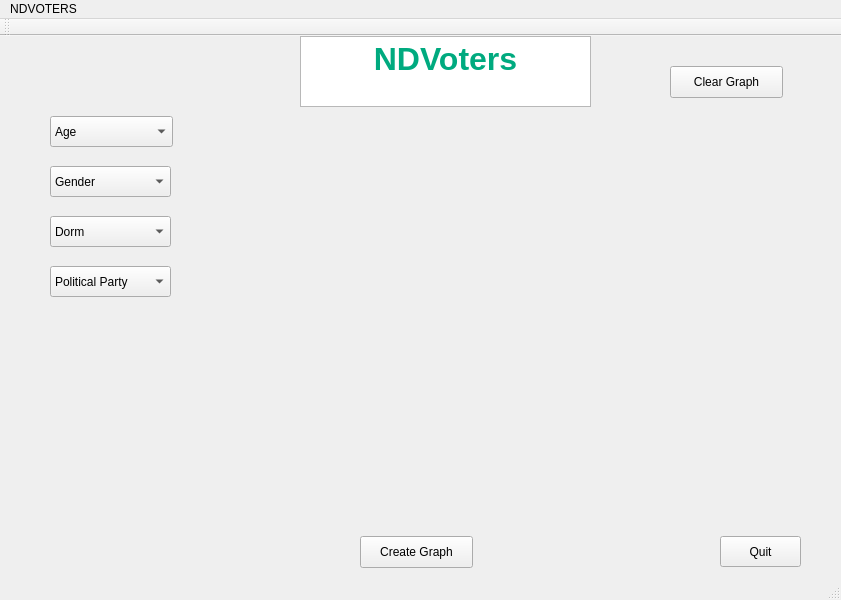
<?xml version="1.0" encoding="UTF-8"?>
<ui version="4.0">
 <class>MainWindow</class>
 <widget class="QMainWindow" name="MainWindow">
  <property name="geometry">
   <rect>
    <x>0</x>
    <y>0</y>
    <width>841</width>
    <height>600</height>
   </rect>
  </property>
  <property name="windowTitle">
   <string>MainWindow</string>
  </property>
  <widget class="QWidget" name="centralWidget">
   <widget class="QTextEdit" name="textEdit">
    <property name="geometry">
     <rect>
      <x>300</x>
      <y>0</y>
      <width>291</width>
      <height>71</height>
     </rect>
    </property>
    <property name="readOnly">
     <bool>true</bool>
    </property>
    <property name="html">
     <string>&lt;!DOCTYPE HTML PUBLIC &quot;-//W3C//DTD HTML 4.0//EN&quot; &quot;http://www.w3.org/TR/REC-html40/strict.dtd&quot;&gt;
&lt;html&gt;&lt;head&gt;&lt;meta name=&quot;qrichtext&quot; content=&quot;1&quot; /&gt;&lt;style type=&quot;text/css&quot;&gt;
p, li { white-space: pre-wrap; }
&lt;/style&gt;&lt;/head&gt;&lt;body style=&quot; font-family:'MS Shell Dlg 2'; font-size:7.8pt; font-weight:400; font-style:normal;&quot;&gt;
&lt;p align=&quot;center&quot; style=&quot; margin-top:0px; margin-bottom:0px; margin-left:0px; margin-right:0px; -qt-block-indent:0; text-indent:0px;&quot;&gt;&lt;span style=&quot; font-size:24pt; font-weight:600; color:#00aa7f;&quot;&gt;NDVoters&lt;/span&gt;&lt;/p&gt;&lt;/body&gt;&lt;/html&gt;</string>
    </property>
   </widget>
   <widget class="QComboBox" name="AgeDrop">
    <property name="geometry">
     <rect>
      <x>50</x>
      <y>80</y>
      <width>123</width>
      <height>31</height>
     </rect>
    </property>
    <property name="currentText">
     <string>Age</string>
    </property>
    <item>
     <property name="text">
      <string>Age</string>
     </property>
    </item>
    <item>
     <property name="text">
      <string>18</string>
     </property>
    </item>
    <item>
     <property name="text">
      <string>19</string>
     </property>
    </item>
    <item>
     <property name="text">
      <string>20</string>
     </property>
    </item>
    <item>
     <property name="text">
      <string>21</string>
     </property>
    </item>
    <item>
     <property name="text">
      <string>22</string>
     </property>
    </item>
    <item>
     <property name="text">
      <string>23</string>
     </property>
    </item>
    <item>
     <property name="text">
      <string>24</string>
     </property>
    </item>
    <item>
     <property name="text">
      <string>25</string>
     </property>
    </item>
   </widget>
   <widget class="QComboBox" name="GenderDrop">
    <property name="geometry">
     <rect>
      <x>50</x>
      <y>130</y>
      <width>121</width>
      <height>31</height>
     </rect>
    </property>
    <item>
     <property name="text">
      <string>Gender</string>
     </property>
    </item>
    <item>
     <property name="text">
      <string>Female</string>
     </property>
    </item>
    <item>
     <property name="text">
      <string>Male</string>
     </property>
    </item>
   </widget>
   <widget class="QComboBox" name="DormDrop">
    <property name="geometry">
     <rect>
      <x>50</x>
      <y>180</y>
      <width>121</width>
      <height>31</height>
     </rect>
    </property>
    <item>
     <property name="text">
      <string>Dorm</string>
     </property>
    </item>
    <item>
     <property name="text">
      <string>Alumni</string>
     </property>
    </item>
    <item>
     <property name="text">
      <string>Badin</string>
     </property>
    </item>
    <item>
     <property name="text">
      <string>Breen-Phillips</string>
     </property>
    </item>
    <item>
     <property name="text">
      <string>Carroll</string>
     </property>
    </item>
    <item>
     <property name="text">
      <string>Cavanaugh</string>
     </property>
    </item>
    <item>
     <property name="text">
      <string>Dillon</string>
     </property>
    </item>
    <item>
     <property name="text">
      <string>Duncan</string>
     </property>
    </item>
    <item>
     <property name="text">
      <string>Farley</string>
     </property>
    </item>
    <item>
     <property name="text">
      <string>Fisher</string>
     </property>
    </item>
    <item>
     <property name="text">
      <string>Howard</string>
     </property>
    </item>
    <item>
     <property name="text">
      <string>Keenan</string>
     </property>
    </item>
    <item>
     <property name="text">
      <string>Keough</string>
     </property>
    </item>
    <item>
     <property name="text">
      <string>Knott</string>
     </property>
    </item>
    <item>
     <property name="text">
      <string>Lewis</string>
     </property>
    </item>
    <item>
     <property name="text">
      <string>Lyons</string>
     </property>
    </item>
    <item>
     <property name="text">
      <string>McGlinn</string>
     </property>
    </item>
    <item>
     <property name="text">
      <string>Morrissey</string>
     </property>
    </item>
    <item>
     <property name="text">
      <string>O'Neill</string>
     </property>
    </item>
    <item>
     <property name="text">
      <string>Pangborn</string>
     </property>
    </item>
    <item>
     <property name="text">
      <string>Pasquerilla East</string>
     </property>
    </item>
    <item>
     <property name="text">
      <string>Pasquerilla West</string>
     </property>
    </item>
    <item>
     <property name="text">
      <string>Ryan</string>
     </property>
    </item>
    <item>
     <property name="text">
      <string>St.Edward's</string>
     </property>
    </item>
    <item>
     <property name="text">
      <string>Siegfried</string>
     </property>
    </item>
    <item>
     <property name="text">
      <string>Sorin</string>
     </property>
    </item>
    <item>
     <property name="text">
      <string>Stanford</string>
     </property>
    </item>
    <item>
     <property name="text">
      <string>Walsh</string>
     </property>
    </item>
    <item>
     <property name="text">
      <string>Welsh Family</string>
     </property>
    </item>
    <item>
     <property name="text">
      <string>Zahm</string>
     </property>
    </item>
    <item>
     <property name="text">
      <string>Off Campus</string>
     </property>
    </item>
   </widget>
   <widget class="QPushButton" name="graphButton">
    <property name="geometry">
     <rect>
      <x>360</x>
      <y>500</y>
      <width>113</width>
      <height>32</height>
     </rect>
    </property>
    <property name="text">
     <string>Create Graph</string>
    </property>
   </widget>
   <widget class="QPushButton" name="quitButton">
    <property name="geometry">
     <rect>
      <x>720</x>
      <y>500</y>
      <width>81</width>
      <height>31</height>
     </rect>
    </property>
    <property name="text">
     <string>Quit</string>
    </property>
   </widget>
   <widget class="QPushButton" name="clearButton">
    <property name="geometry">
     <rect>
      <x>670</x>
      <y>30</y>
      <width>113</width>
      <height>32</height>
     </rect>
    </property>
    <property name="text">
     <string>Clear Graph</string>
    </property>
   </widget>
   <widget class="QCustomPlot" name="customPlot" native="true">
    <property name="geometry">
     <rect>
      <x>190</x>
      <y>80</y>
      <width>561</width>
      <height>411</height>
     </rect>
    </property>
   </widget>
   <widget class="QComboBox" name="PartyDrop">
    <property name="geometry">
     <rect>
      <x>50</x>
      <y>230</y>
      <width>121</width>
      <height>31</height>
     </rect>
    </property>
    <item>
     <property name="text">
      <string>Political Party</string>
     </property>
    </item>
    <item>
     <property name="text">
      <string>Republican Party</string>
     </property>
    </item>
    <item>
     <property name="text">
      <string>Democratic Party</string>
     </property>
    </item>
    <item>
     <property name="text">
      <string>New Item</string>
     </property>
    </item>
   </widget>
  </widget>
  <widget class="QMenuBar" name="menuBar">
   <property name="geometry">
    <rect>
     <x>0</x>
     <y>0</y>
     <width>841</width>
     <height>26</height>
    </rect>
   </property>
   <widget class="QMenu" name="menuNDVOTERS">
    <property name="title">
     <string>NDVOTERS</string>
    </property>
    <addaction name="actionQuit"/>
   </widget>
   <addaction name="menuNDVOTERS"/>
  </widget>
  <widget class="QToolBar" name="mainToolBar">
   <attribute name="toolBarArea">
    <enum>TopToolBarArea</enum>
   </attribute>
   <attribute name="toolBarBreak">
    <bool>false</bool>
   </attribute>
  </widget>
  <widget class="QStatusBar" name="statusBar"/>
  <action name="actionQuit">
   <property name="text">
    <string>Quit</string>
   </property>
  </action>
 </widget>
 <layoutdefault spacing="6" margin="11"/>
 <customwidgets>
  <customwidget>
   <class>QCustomPlot</class>
   <extends>QWidget</extends>
   <header>qcustomplot.h</header>
   <container>1</container>
  </customwidget>
 </customwidgets>
 <resources/>
 <connections/>
</ui>
